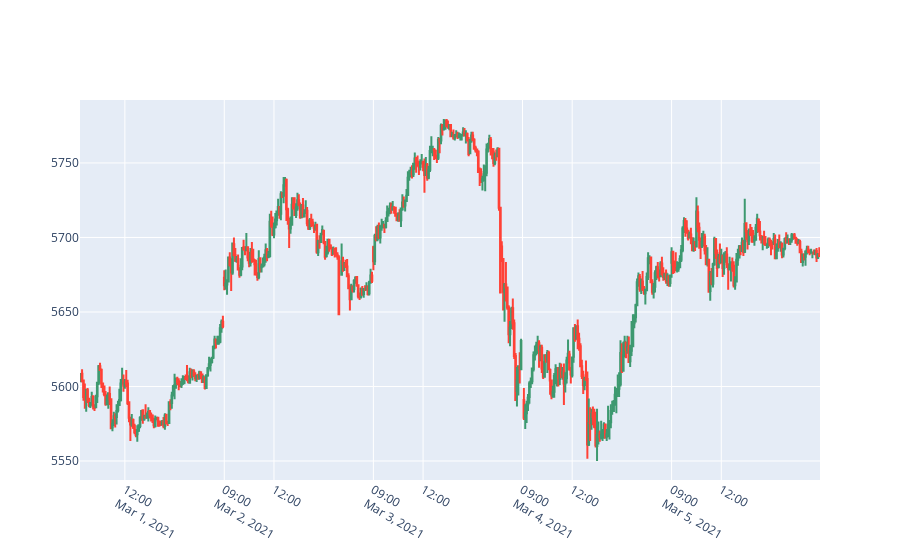

Source (notebook cell):
### Code cell
fig = go.Figure(data=[go.Candlestick(x=data['time'],
                open=data['open'],
                high=data['high'],
                low=data['low'],
                close=data['close'])])


fig.update_xaxes(
    rangebreaks=[
        dict(bounds=["sat", "mon"]), #hide weekends
        dict(bounds=[18, 9], pattern="hour"), #hide hours outside of 9am-6pm
    ]
)
fig.update_layout(xaxis_rangeslider_visible=False)

fig.show()

### Figure 1 — Plotly figure (JSON) as saved in the notebook; plotly's stock layout.template omitted (floating-point values rounded to 4 significant figures; data arrays with more than 128 entries replaced by an {"elided": "..."} marker saying what was removed)
{"data": [{"close": {"elided": "564 float values"}, "high": {"elided": "564 float values"}, "low": {"elided": "564 float values"}, "open": {"elided": "564 float values"}, "type": "candlestick", "x": {"elided": "564 str values"}}], "layout": {"xaxis": {"rangebreaks": [{"bounds": ["sat", "mon"]}, {"bounds": [18, 9], "pattern": "hour"}], "rangeslider": {"visible": false}}}}
